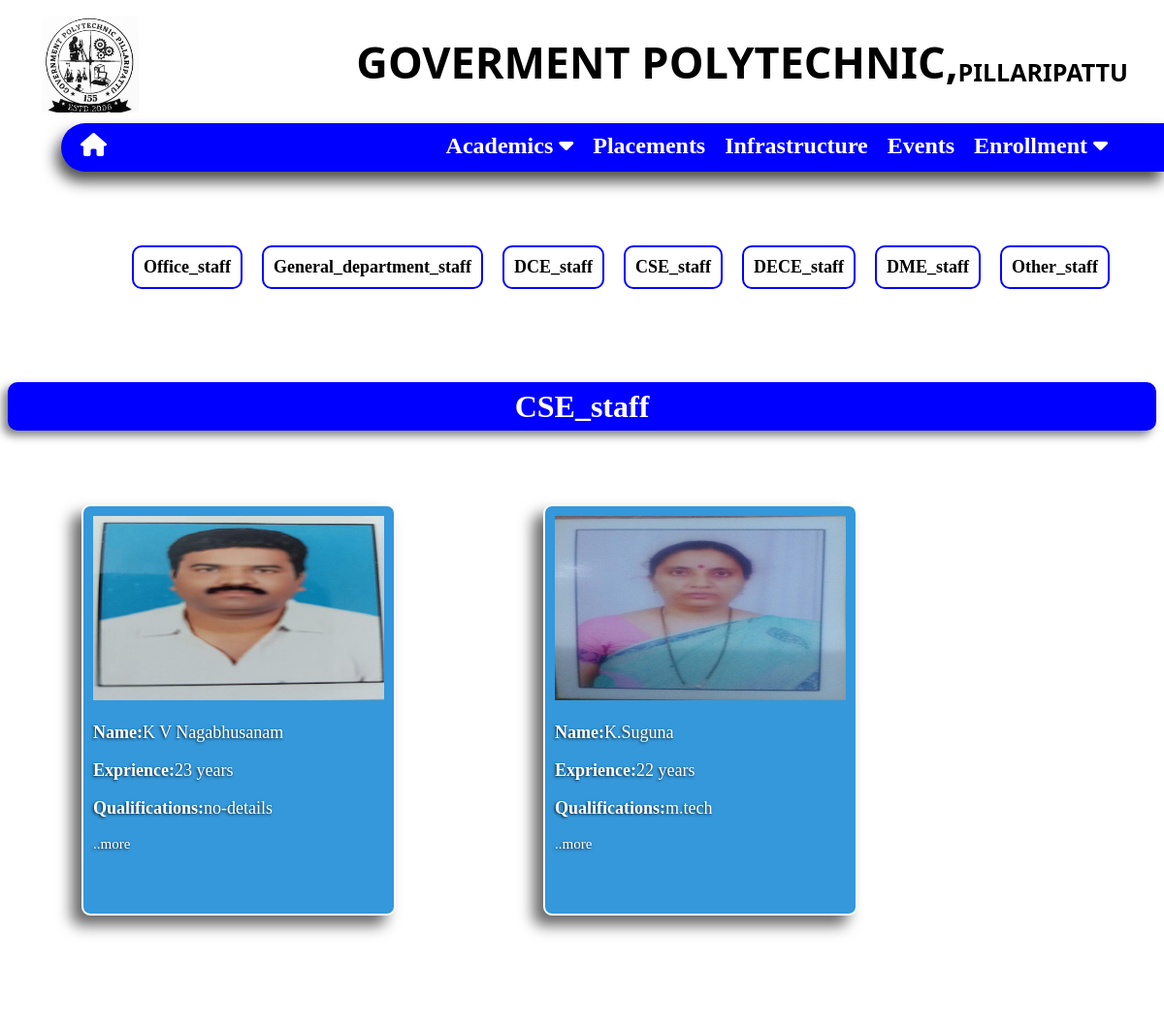
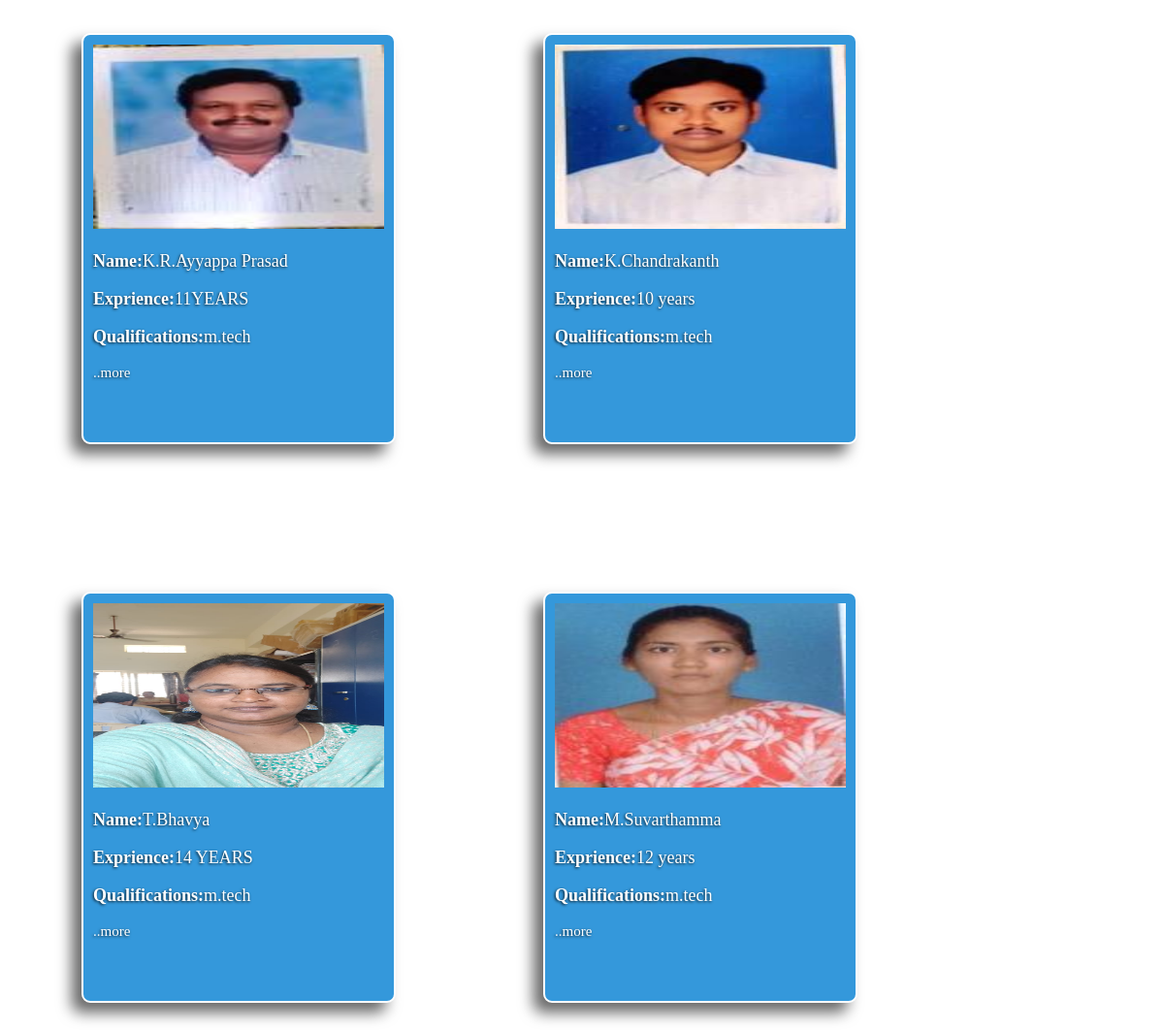
The page /html/faculty.php on the database its author committed (2 pictures, top to bottom).
### tables this page shows
CREATE TABLE `indexdata` (
  `id` int(11) NOT NULL,
  `clg_name` varchar(255) NOT NULL,
  `clg_place` varchar(255) NOT NULL,
  `clg_logo` varchar(255) NOT NULL,
  `clg_img` varchar(255) NOT NULL,
  `about_clg` mediumtext NOT NULL,
  `pro_imgs` varchar(999) NOT NULL,
  `extra_imgs` varchar(999) NOT NULL,
  `vision_clg` mediumtext NOT NULL,
  `mission_clg` mediumtext NOT NULL
);

CREATE TABLE `CSE_staff` (
  `id` int(11) NOT NULL,
  `faculty_name` varchar(255) NOT NULL,
  `faculty_post` varchar(255) NOT NULL,
  `faculty_quali` varchar(255) NOT NULL,
  `experience` varchar(255) NOT NULL,
  `Gender` varchar(255) NOT NULL,
  `DOB` date NOT NULL,
  `faculty_img` varchar(255) NOT NULL,
  `faculty_details` varchar(9999) NOT NULL
);

### html/faculty.php (the view, shortened to what this page needs)
<?php
$con=mysqli_connect('localhost','root','','id20532735_gptplpt2');
?>
<!DOCTYPE html>
<html lang="en">
<head>
    <link rel="stylesheet" href="../css/faculty1.css" type="text/css">
    <link rel="stylesheet" href="../css/menu_foot.css">
    <link rel="stylesheet" href="https://cdnjs.cloudflare.com/ajax/libs/font-awesome/6.2.1/css/all.min.css" />
</head>
<header>
    <?php
    $sql="SELECT * FROM `indexdata`";
    $qu=mysqli_query($con,$sql);
    $rr=mysqli_fetch_assoc($qu);
    ?>
            <div class="clg_logo" style="background-image:url('../images/index_img/<?php echo $rr['clg_logo'];?>');">
            </div>
            <div class="clg_name">
                <p><b class="govt"><?php echo $rr['clg_name'];?>,</b><b class="plpt"><?php echo $rr['clg_place'];?></b></p>
            </div>
            <menu class="menuu" >
                <a id="home_btn" href="../index.php"><i class="fa-solid fa-house"></i></a>
                <ul id="sidemenu">
                    <li>
                        <a onclick="aacad()" href="#">Academics&nbsp;<i class="fas fa-caret-down"></i></a>
                    </li>
                    <li><a href="Placements.php">Placements</a></li>
                    <li><a href="Infrastructure.php">Infrastructure</a></li>
                    <li><a href="Events.php">Events</a></li>
                    <li onclick="show()">
                        <a href="#">Enrollment&nbsp;<i class="fas fa-caret-down"></i></a>
                    </li>
                </ul>
            </menu>
        </header>
<body onload="display(3)">
<div id="sidemenuu">
        <menu>
        <?php
       $query = "SELECT * FROM `branches`";
       $query_run = mysqli_query($con,$query);
       $depatid=[];
       $depatid[0]=0;
       $depatid[1]=1;
       $department=[];
       $department[0]="Office_staff";
       $department[1]="General_department_staff";
       $i=0;
       while($row=mysqli_fetch_assoc($query_run))
       {
           $depatid[$i]=$row['branch_code']."_staff";
           $department[$i+2]=$depatid[$i];
           $i++;
       }
       $noof=count($department);
       $department[$noof]="Other_staff";
       $alldept=count($department)
       ?>
<ul>
    <?php
        $k=0;
    while($k<$alldept)
    {
        ?>
            <li onclick="display(<?php echo $k; ?>)"><?php echo $department[$k] ?></li>
        <?php
        $k++;
    }
    ?>
</ul >
        </menu>
   </div>
<div class="boddy" id="boddy" >
<?php
$l=0;
$n=0;
while($l<$alldept){
    ?>
     <div class="office" id="a<?php echo $l ?>">
       <center>
         <h1 class="aluhead">
            <?php echo $department[$l]; ?>
        </h1>
        </center>
        <?php
              if($l==$n){
               $n++;
               $dept=$department[$l];
               $selec="SELECT * FROM `$dept`";
                $que=mysqli_query($con,$selec);
                ?>
                 <div class="maincontainer" >
                    <?php
                    while($rw=mysqli_fetch_assoc($que)){
                        ?>
                        <div class="cardcont">
                            <div class="cards">
                                 <div class="details" id="front" >
                                     <img src="<?php echo "../images/staff_img/".$rw['faculty_img'];?>" alt="">
                                     <div class="details_content" id="con">
                                         <p><b>Name:</b><?php echo $rw['faculty_name'] ;?></p>
                                         <p><b>Exprience:</b><?php echo $rw['experience'] ;?></p>
                                         <p><b>Qualifications:</b><?php echo $rw['faculty_quali'] ;?></p>
                                         <p onclick="showmore()"  id="mo">..more</p>
                                     </div>
                                 </div>
                                 <div class=details id="back" >
                                    <?php echo $rw['faculty_details'] ?>
                                         <p>close</p>
                                 </div>
                            </div>
                        </div>
<?php
            }
            ?>
                    </div>
                </div>
                <?php
}
$l++;
}
?>
</div>
</body>
</html>

### css/faculty1.css (style rules this page uses)
#sidemenuu { margin-top: 60px; }
#sidemenuu menu ul { width: 100%; display: flex; justify-content: center; }
#sidemenuu menu ul li { border: 2px solid blue; margin-left: 10px; margin-right: 10px; border-radius: 10px; }
.boddy { width: 100%; position: relative; margin-top: 10px; top: 20px; justify-content: center; }
menu { padding: 0; }
#sidemenuu menu li { list-style: none; padding: 10px 10px; }
#mo { font-size: 15px; cursor: pointer; }
menu li { display:flex; justify-content: center; font-size: large; font-weight: bolder; cursor: pointer; }
.maincontainer { display: flex; flex-direction: row; flex-wrap: wrap; width: 100%; position: relative; }
#a1,#a2,#a3,#a4,#a5,#a6,#a7,#a8,#a9,#a10,#a11,#a12,#a13 { visibility: collapse; position: relative; width: 100%; }
.aluhead { position: relative; margin: 0; height: 50px; display: flex; justify-content: center; align-items: center; background-color: blue; border-radius: 10px; box-shadow: -5px 5px 10px rgb(0,0,0,0.5); color: white; width: 100%; }

### css/menu_foot.css (style rules this page uses)
body { overflow-x: hidden; }
.clg_logo { float: left; margin-left: 35px; height: 100px; width: 100px; }
.clg_name p { display: flex; justify-content: end; padding-right: 29px; height: 95px; align-items: center; }
.govt { font-size: 45px; font-family:system-ui; text-transform: uppercase; }
.plpt { font-size: 25px; padding-top: 20px; font-family:system-ui, -apple-system, BlinkMacSystemFont, 'Segoe UI', Roboto, Oxygen, Ubuntu, Cantarell, 'Open Sans', 'Helvetica Neue', sans-serif; text-transform: uppercase; }
.menuu { background-color: blue; height: 50px; margin-right: -10px; margin-left: 55px; border-bottom-left-radius:25px ; border-top-left-radius: 25px; box-shadow: -5px 10px 15px rgb(0,0,0,0.7); animation: menuu 2s; }
#home_btn { text-decoration: none; float: left; color: white; font-size: 24px; font-weight: bold; position: relative; padding-left: 20px; padding-top: 10px; }
.menuu ul { display: flex; justify-content: end; padding-right: 60px; }
.menuu ul li { list-style:none; position: relative; padding-left: 20px; padding-top: 10px; }
.menuu ul li a { text-decoration: none; color: white; font-size: 24px; font-weight: bold; }

### html/faculty.php (style rules this page uses)
#sidemenuu { overflow-x:scroll; }
.details img { height: 190px; width: 300px; }
.details { width: 300px; height: 400px; border: 2px solid; border-radius: 9px; padding: 10px 10px; margin: 60px; }
.cards { display: grid; grid-template-columns: 1fr; justify-content: center; transition: all 1s ease; transform-style:preserve-3d ; }
#front { grid-area: 1 / 1; background-color:#3498DB; color: white; text-shadow:-1px 1px 3px rgb(0,0,0,0.8); font-family: cursive; font-size: 18px; font-weight: 700px; backface-visibility: hidden; box-shadow: -10px 10px 15px rgb(0,0,0,0.6); }
#back { grid-area: 1 / 1; transform: rotateY(180deg); backface-visibility: hidden; overflow-y: scroll; font-family:'Courier New', Courier, monospace; background-color:#3498DB; color: white; text-shadow:-1px 1px 3px rgb(0,0,0,0.8); font-size: 18px; box-shadow: -10px 10px 15px rgb(0,0,0,0.6); }
.cardcont { margin: 1rem; perspective: 1000px; }
#aacad ,#enrol,#sidemenu { z-index: 10; }
.clg_logo { background-repeat: no-repeat; background-size: cover; }

### rows shown on the page
indexdata: clg_logo (picture), clg_name "GOVERMENT POLYTECHNIC", clg_place "PILLARIPATTU"
cse_staff: faculty_img (picture), faculty_name "K V Nagabhusanam", experience "23 years", faculty_quali "no-details"
cse_staff: faculty_img (picture), faculty_name "K.Suguna", experience "22 years", faculty_quali "m.tech"
cse_staff: faculty_img (picture), faculty_name "K.R.Ayyappa Prasad", experience "11YEARS", faculty_quali "m.tech"
cse_staff: faculty_img (picture), faculty_name "K.Chandrakanth", experience "10 years", faculty_quali "m.tech"
cse_staff: faculty_img (picture), faculty_name "T.Bhavya", experience "14 YEARS", faculty_quali "m.tech"
cse_staff: faculty_img (picture), faculty_name "M.Suvarthamma", experience "12 years", faculty_quali "m.tech"

### other values the page prints
$department[$k] "Office_staff"
$department[$k] "General_department_staff"
$department[$k] "DCE_staff"
$department[$k] "CSE_staff"
$department[$k] "DECE_staff"
$department[$k] "DME_staff"
$department[$k] "Other_staff"
$department[$l] "CSE_staff"
